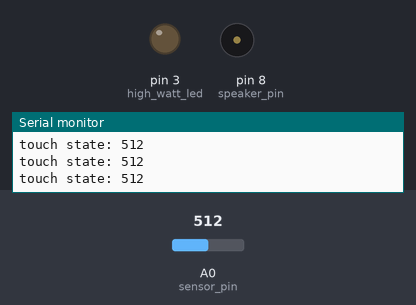
Bench run of a sketch on a simulated Arduino Uno, built with avr-gcc and run on an emulated ATmega328P. Parts: output pins drawn as LEDs (lit = HIGH), buzzer (waves = sounding), the last lines printed to the serial monitor. Inputs (shaded band) come from the test bench; at power-on: A0 (sensor_pin) = 512.

Above: at 1.2 s.
1.3 s: A0 (sensor_pin) set to 1008
4.3 s: A0 (sensor_pin) set to 1023
At 5.2 s:
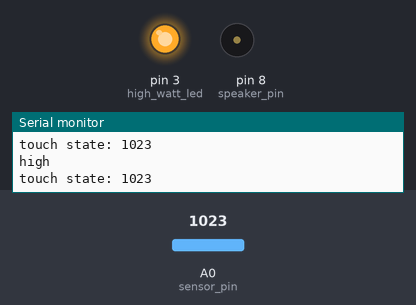
7.3 s: A0 (sensor_pin) set to 900
At 7.8 s:
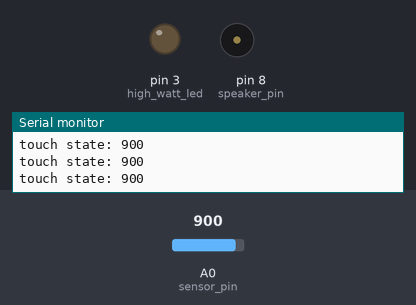
Timing chart, 0 to 10.3 s (numbered marks = the images above; inputs shaded):
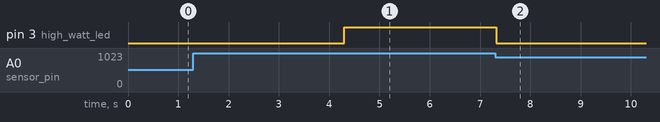

Measured:
- the behaviour switches between 1022 and 1023 on A0 (sensor_pin) (found by bisection; images 0 and 1)
- after the input at 4.3 s, pin 3 (high_watt_led): LOW → HIGH at once
- after the input at 7.3 s, pin 3 (high_watt_led): HIGH → LOW at once

The sketch:

030319_v1.ino
```cpp
/* Key Sconce: Touch Sensor with High Watt LED + Speaker
    version 3
    03/03/19
    Emily Lin
*/


int sensor_pin = A0;
int high_watt_led = 3;
int speaker_pin = 8;


int touch_state;

void setup() {
  Serial.begin(9600);
  pinMode(high_watt_led, OUTPUT);
  pinMode(speaker_pin, OUTPUT);
}

void loop() {
  touch_state = analogRead(sensor_pin);

  // if sensor pin is pressed, turn on high watt led
  // if sensor pin is pressed, speaker pin beeps
  if (touch_state == 1023) {
    digitalWrite(high_watt_led, HIGH);
    Serial.println("high");
    tone(speaker_pin,300, 4);
  } else {
    digitalWrite(high_watt_led, LOW);
    noTone(speaker_pin);
  }

  /*
    // if sensorPin is pressed, turn on led1
    if (touchState == 1023){
     digitalWrite(led_1, HIGH);
    } else {
     digitalWrite(led_1, LOW);
    }
  */

  // serial print touch state
  Serial.print("touch state: ");
  Serial.println(touch_state);

}
```
